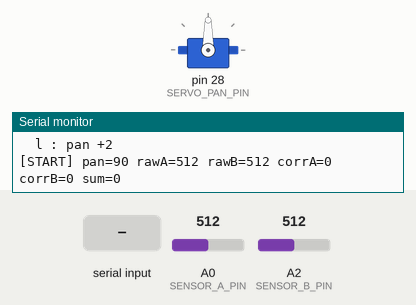
This sketch was run on a simulated Arduino Mega 2560, built with avr-gcc and run on an emulated ATmega2560. Shown: servo, the last lines printed to the serial monitor. Inputs (shaded band) come from the test bench; at power-on: A0 (SENSOR_A_PIN) = 512, A2 (SENSOR_B_PIN) = 512.

Above: at 8.4 s.
8.5 s: "g" received over Serial
At 8.57 s:
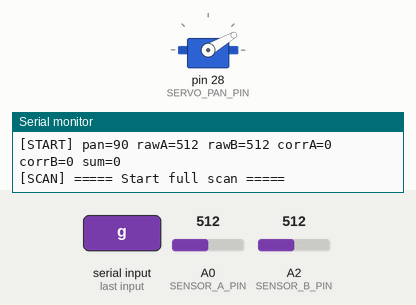
At 9.04 s:
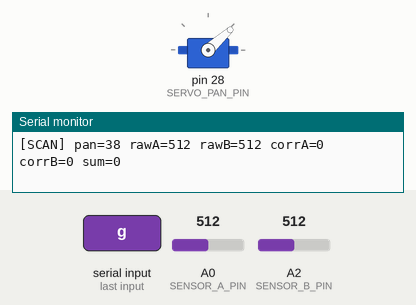
11.5 s: "d" received over Serial
14.5 s: "a" received over Serial
At 15.5 s:
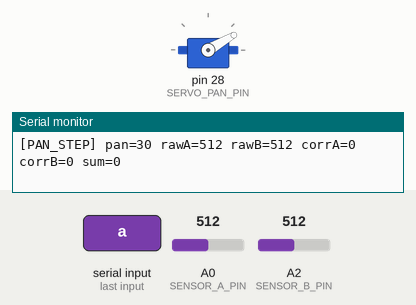
Timing chart, 0 to 17.5 s (numbered marks = the images above; inputs shaded):
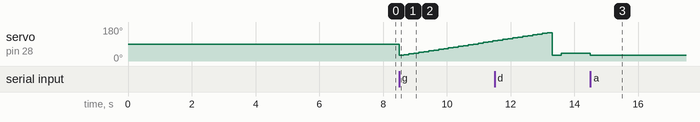

Measured:
- after the input at 8.5 s, servo on pin 28 (SERVO_PAN_PIN): 90° → 30° at once, → 34° 0.16 s later, → 38° 0.16 s later, → 42° 0.16 s later, … (20 changes in this stretch)
- after the input at 14.5 s, servo on pin 28 (SERVO_PAN_PIN): 40° → 30° at once

The sketch:

AMR_Light_Center_Scan.ino
```cpp
#include <Arduino.h>
#include <Servo.h>

// =====================================================
// Servo + LDR scan-to-brightest-light test
// =====================================================
// Goal:
// - scan about 120 degrees with the pan servo
// - compute sum = correctedA + correctedB at each angle
// - remember the maximum sum point
// - turn the servo to that best angle
//
// This is a standalone test sketch for the updated sensor geometry
// where the two photoresistors are only about 20~30 degrees apart.

// =====================================================
// Hardware mapping
// =====================================================
const int SERVO_PAN_PIN = 28;
const int SENSOR_A_PIN = A0;
const int SENSOR_B_PIN = A2;

Servo servo_pan;

// =====================================================
// Tunables
// =====================================================
const int PAN_MIN = 30;
const int PAN_MAX = 150;
const int PAN_CENTER = 90;

const int SCAN_STEP_DEG = 4;
const int SERVO_SETTLE_MS = 120;
const int SENSOR_SAMPLES = 8;
const int SENSOR_SAMPLE_DELAY_MS = 2;

const int DARK_CAL_SAMPLES = 80;
const unsigned long AUTO_TRACK_INTERVAL_MS = 1800;

// =====================================================
// Data structures
// =====================================================
struct SensorReading
{
  int pan;
  int rawA;
  int rawB;
  int corrA;
  int corrB;
  int sum;
};

struct ScanResult
{
  int bestAngle;
  int bestSum;
  SensorReading bestReading;
};

// =====================================================
// Forward declarations
// =====================================================
int readAverageRaw(int pin, int samples = SENSOR_SAMPLES);
void movePan(int angle);
SensorReading sampleAtPan(int angle);
void printReading(const __FlashStringHelper *label, const SensorReading &reading);
void calibrateDarkWithHand();
ScanResult runFullScanAndLock();
void printHelp();

// =====================================================
// Global state
// =====================================================
int currentPan = PAN_CENTER;
int darkA = 0;
int darkB = 0;

bool autoTrackOn = false;
unsigned long lastAutoTrackMs = 0;

// =====================================================
// Helpers
// =====================================================
int readAverageRaw(int pin, int samples)
{
  long total = 0;
  for (int i = 0; i < samples; i++)
  {
    total += analogRead(pin);
    delay(SENSOR_SAMPLE_DELAY_MS);
  }
  return (int)(total / samples);
}

void movePan(int angle)
{
  currentPan = constrain(angle, PAN_MIN, PAN_MAX);
  servo_pan.write(currentPan);
  delay(SERVO_SETTLE_MS);
}

SensorReading sampleAtPan(int angle)
{
  SensorReading reading;
  movePan(angle);

  reading.pan = currentPan;
  reading.rawA = readAverageRaw(SENSOR_A_PIN);
  reading.rawB = readAverageRaw(SENSOR_B_PIN);

  reading.corrA = reading.rawA - darkA;
  reading.corrB = reading.rawB - darkB;
  if (reading.corrA < 0) reading.corrA = 0;
  if (reading.corrB < 0) reading.corrB = 0;

  reading.sum = reading.corrA + reading.corrB;
  return reading;
}

void printReading(const __FlashStringHelper *label, const SensorReading &reading)
{
  Serial.print(F("["));
  Serial.print(label);
  Serial.print(F("] pan="));
  Serial.print(reading.pan);

  Serial.print(F(" rawA="));
  Serial.print(reading.rawA);
  Serial.print(F(" rawB="));
  Serial.print(reading.rawB);

  Serial.print(F(" corrA="));
  Serial.print(reading.corrA);
  Serial.print(F(" corrB="));
  Serial.print(reading.corrB);

  Serial.print(F(" sum="));
  Serial.println(reading.sum);
}

void calibrateDarkWithHand()
{
  Serial.println(F("[DARK] Cover the whole sensor module with your hand."));
  Serial.println(F("[DARK] Dark calibration starts in 5 seconds..."));
  delay(5000);

  long totalA = 0;
  long totalB = 0;
  for (int i = 0; i < DARK_CAL_SAMPLES; i++)
  {
    totalA += analogRead(SENSOR_A_PIN);
    totalB += analogRead(SENSOR_B_PIN);
    delay(5);
  }

  darkA = (int)(totalA / DARK_CAL_SAMPLES);
  darkB = (int)(totalB / DARK_CAL_SAMPLES);

  Serial.print(F("[DARK] darkA="));
  Serial.print(darkA);
  Serial.print(F(" darkB="));
  Serial.println(darkB);

  Serial.println(F("[DARK] Remove your hand."));
  delay(1500);
}

ScanResult runFullScanAndLock()
{
  ScanResult result;
  result.bestAngle = PAN_CENTER;
  result.bestSum = -1;

  Serial.println(F("[SCAN] ===== Start full scan ====="));

  for (int angle = PAN_MIN; angle <= PAN_MAX; angle += SCAN_STEP_DEG)
  {
    SensorReading reading = sampleAtPan(angle);
    printReading(F("SCAN"), reading);

    if (reading.sum > result.bestSum)
    {
      result.bestSum = reading.sum;
      result.bestAngle = reading.pan;
      result.bestReading = reading;
    }
  }

  Serial.print(F("[SCAN] Best angle = "));
  Serial.print(result.bestAngle);
  Serial.print(F(" best sum = "));
  Serial.println(result.bestSum);

  movePan(result.bestAngle);
  Serial.println(F("[LOCK] Servo moved to best angle."));
  printReading(F("LOCK"), sampleAtPan(result.bestAngle));

  return result;
}

void printHelp()
{
  Serial.println();
  Serial.println(F("Commands:"));
  Serial.println(F("  g : run full 120-degree scan and lock"));
  Serial.println(F("  t : toggle auto-track on/off"));
  Serial.println(F("  c : center servo"));
  Serial.println(F("  p : print current reading"));
  Serial.println(F("  r : redo dark calibration"));
  Serial.println(F("  a : pan -10"));
  Serial.println(F("  d : pan +10"));
  Serial.println(F("  j : pan -2"));
  Serial.println(F("  l : pan +2"));
  Serial.println();
}

// =====================================================
// Arduino setup / loop
// =====================================================
void setup()
{
  Serial.begin(115200);

  pinMode(SENSOR_A_PIN, INPUT);
  pinMode(SENSOR_B_PIN, INPUT);

  servo_pan.attach(SERVO_PAN_PIN);
  movePan(PAN_CENTER);

  Serial.println(F("Light-center scan test start"));
  Serial.println(F("Sensor A = A0, Sensor B = A2"));
  Serial.println(F("Pan servo pin = 28"));
  Serial.println(F("Scan range = 30 to 150 degrees"));
  Serial.println(F("Scan logic = max(correctedA + correctedB)"));

  calibrateDarkWithHand();
  printHelp();
  printReading(F("START"), sampleAtPan(currentPan));
}

void loop()
{
  if (Serial.available())
  {
    char cmd = Serial.read();

    if (cmd == 'g')
    {
      runFullScanAndLock();
    }
    else if (cmd == 't')
    {
      autoTrackOn = !autoTrackOn;
      Serial.print(F("[AUTO] autoTrackOn="));
      Serial.println(autoTrackOn ? F("true") : F("false"));
    }
    else if (cmd == 'c')
    {
      movePan(PAN_CENTER);
      printReading(F("CENTER"), sampleAtPan(currentPan));
    }
    else if (cmd == 'p')
    {
      printReading(F("MANUAL"), sampleAtPan(currentPan));
    }
    else if (cmd == 'r')
    {
      calibrateDarkWithHand();
      printReading(F("AFTER_DARK"), sampleAtPan(currentPan));
    }
    else if (cmd == 'a')
    {
      movePan(currentPan - 10);
      printReading(F("PAN_STEP"), sampleAtPan(currentPan));
    }
    else if (cmd == 'd')
    {
      movePan(currentPan + 10);
      printReading(F("PAN_STEP"), sampleAtPan(currentPan));
    }
    else if (cmd == 'j')
    {
      movePan(currentPan - 2);
      printReading(F("PAN_STEP"), sampleAtPan(currentPan));
    }
    else if (cmd == 'l')
    {
      movePan(currentPan + 2);
      printReading(F("PAN_STEP"), sampleAtPan(currentPan));
    }
  }

  if (autoTrackOn && millis() - lastAutoTrackMs >= AUTO_TRACK_INTERVAL_MS)
  {
    lastAutoTrackMs = millis();
    runFullScanAndLock();
  }
}
```
